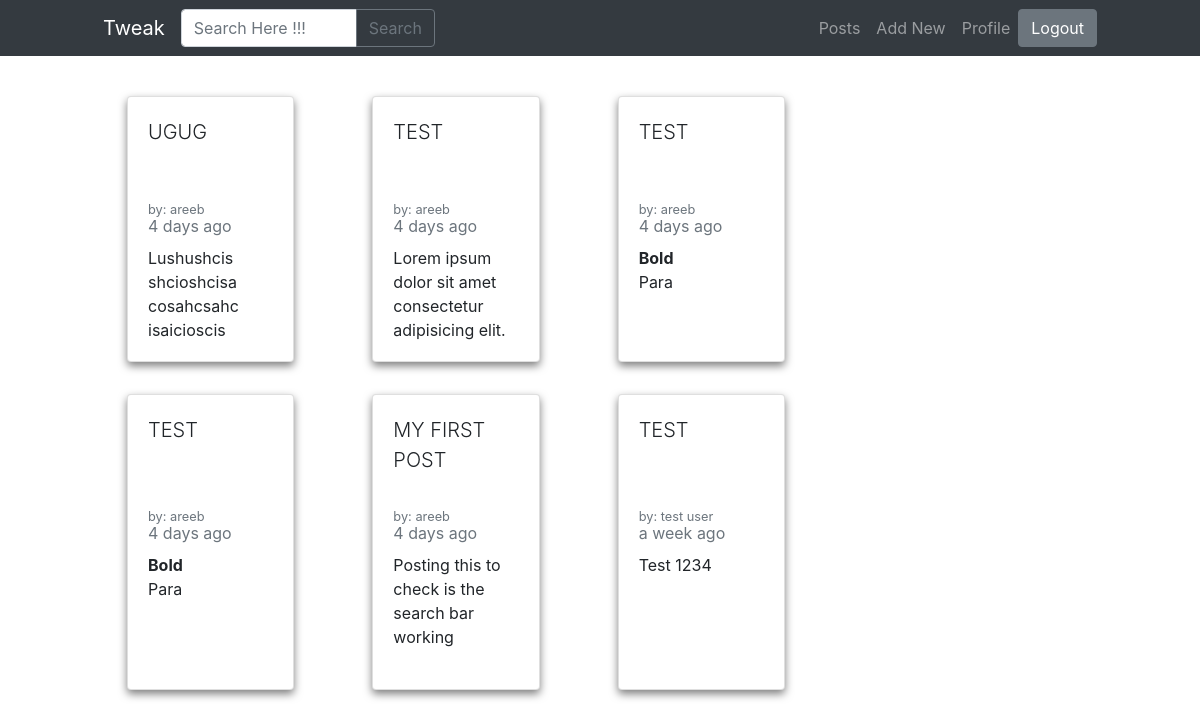
The page /posts on the database its author committed.
### app.py (models this page shows)
class Posts(db.Model):
    id = db.Column(db.Integer, primary_key=True)
    post_id = db.Column(db.String(30), nullable=False)
    post_by = db.Column(db.String(15), nullable=False)
    post_title = db.Column(db.String(80), nullable=False)
    post_body = db.Column(db.String(25000), nullable=False)
    post_created = db.Column(db.DateTime, default = datetime.utcnow)

### app.py (the view)
@app.route('/posts')
def posts():
    posts = Posts.query.order_by(desc(Posts.post_created)).all()
    return render_template('posts.html',
                            posts=posts
                            )

### filters.py (called while the page is built)
def datetimeformat(date_str):
    dt = arrow.get(date_str)
    return dt.humanize()

### templates/posts.html (shortened to what this page needs)
{% extends "base.html" %}
{% block head %}
<link href="https://unpkg.com/tailwindcss@^1.0/dist/tailwind.min.css" rel="stylesheet">
{% endblock %}
{% block header %}
<div class="inline-block">
<a href="{{ url_for('logout') }}">
  <button type="button" class="btn btn-secondary d-flex">Logout</button>
</a>
</div>
{% endblock %}
{% block body %}
<div class="container mt-16 mb-24 ">
  <div class="row">
    <div class="col-lg-10 p-0 m-0">
      <div class="container">
        <div class="row">
          {% if posts|length < 1 %}
            <h2>Nothing Posted Yet</h2>
            {% else %}
            {% for post in posts %}
            <div class="col-lg-3 m-3">
              <a href="{{ url_for('post', postid=post.post_id) }}">
                <div class="card h-100 m-2 mb-3 mt-3" style="box-shadow: 0 4px 8px 0 rgba(0, 0, 0, 0.5); ">
                  <div class="card-body" style="position:relative;">
                    <p class="card-title text-uppercase lead" style="overflow: hidden; position: relative; height: 30%;  max-height: 15ch;">
                      {{ post.post_title }}
                    </p>
                    <small class="card-subtitle mb-2 text-muted">by: {{ post.post_by }}</small>
                    <p class="card-subtitle mb-2 text-muted">{{ post.post_created | datetimeformat }}</p>
                    <div class="card-text" style="overflow: hidden; height: 100px;"> {{ post.post_body | safe }} </div>
                  </div>
                </div>
              </a>
            </div>
            {% endfor %}
          {% endif %}
        </div>
      </div>
    </div>
  </div>
</div>
{% endblock %}

### templates/base.html (style rules this page uses)
a, a:hover, a:focus, a:active { text-decoration: none; color: inherit; }

### rows shown on the page
Posts: post_title "UGUG", post_by "areeb", post_created "4 days ago", post_body "Lushushcis shcioshcisa cosahcsahc isaicioscis…"
Posts: post_title "TEST", post_by "areeb", post_created "4 days ago", post_body "Lorem ipsum dolor sit amet consectetur adipisicing elit.…"
Posts: post_title "TEST", post_by "areeb", post_created "4 days ago", post_body "Bold Para"
Posts: post_title "TEST", post_by "areeb", post_created "4 days ago", post_body "Bold Para"
Posts: post_title "MY FIRST POST", post_by "areeb", post_created "4 days ago", post_body "Posting this to check is the search bar working…"
Posts: post_title "TEST", post_by "test user", post_created "a week ago", post_body "Test 1234"
